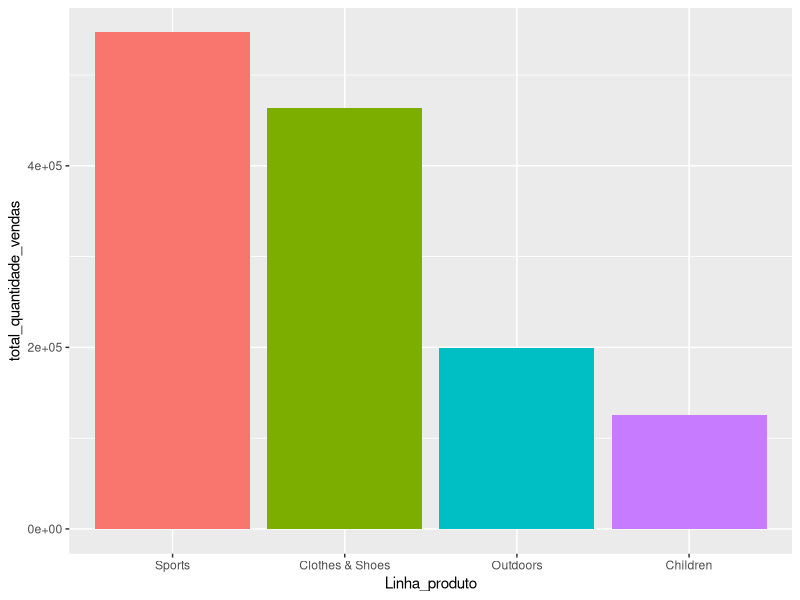
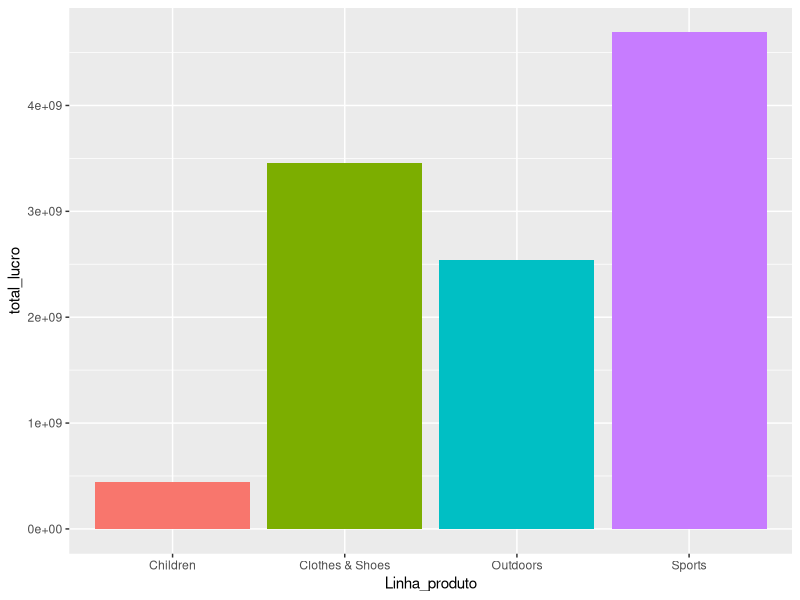
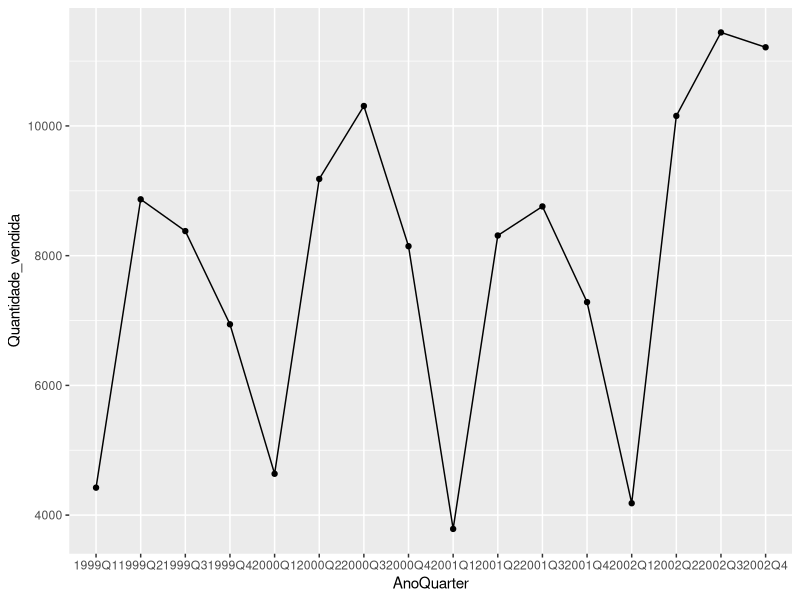
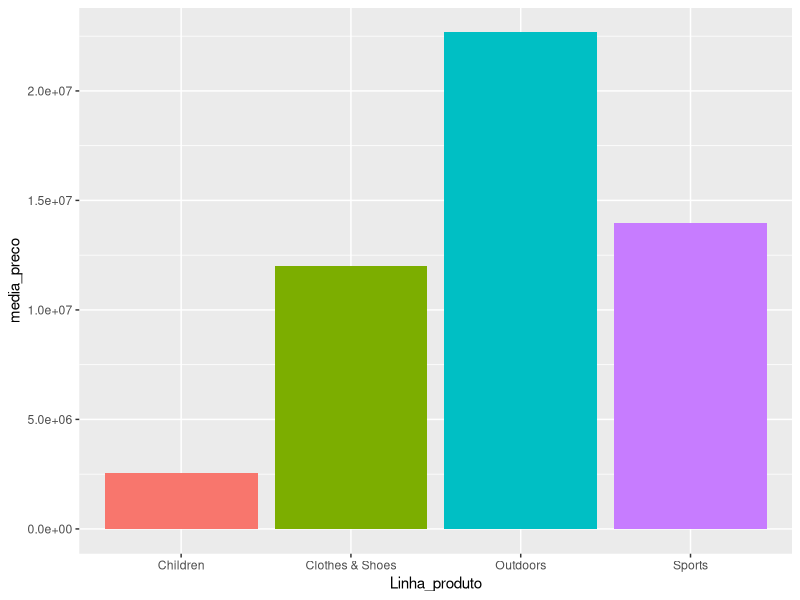
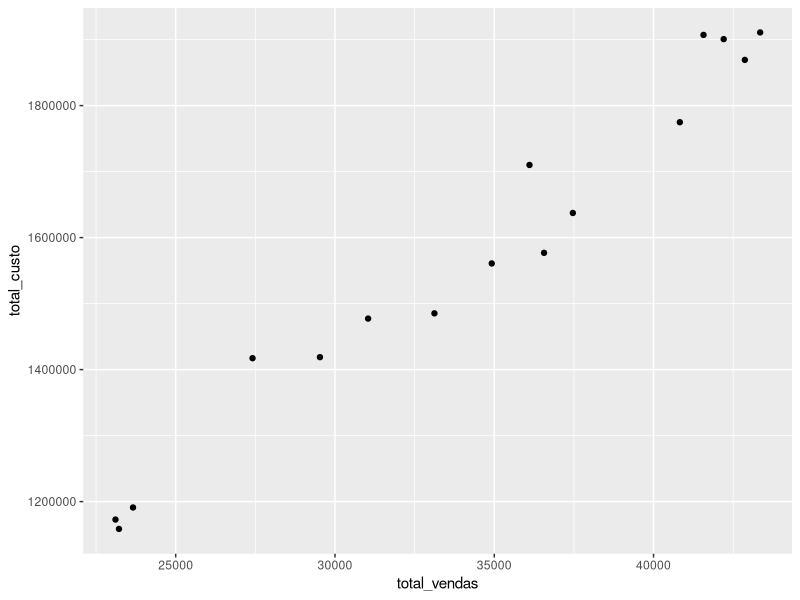

Generate these figures, in order, with R:
# Introducao ao R

# Legendas:
#  Explicacao Conteudo
## Dicas
### Pratica
#### Contexto Negocio

# Nese bloco vamos praticar tudo sssque vimos em um problema de negocio!

#### Contexto Negocio
#### Voce recebeu 3 bases diferentes:
#### total_dinheiro_vendido.txt, custo_dinheiro.txt e quantidade_vendida.xlsx 

#### Dicionario de dados total_dinheiro_vendido.txt:
#### Variavel  - Descricao
#### AnoQuarter - AnoQuarter da coleta da informacao
#### Linha_produto - Linha do Produto
#### Categoria_produto - Categoria do Produto 
#### Total_dinheiro_vendido - Valor total do que foi vendido 
  
#### Dicionario de dados custo_dinheiro.txt:
#### Variavel - Descricao
#### AnoQuarter - AnoQuarter da coleta da informacao
#### Linha_produto - Linha do Produto
#### Categoria_produto - Categoria do Produto
#### Custo_dinheiro - Custo total do que foi vendido

#### Dicionario de dados quantidade_vendida.xlsx:
#### Variável - Descricao
#### AnoQuarter - AnoQuarter da coleta da informacao
#### Linha_produto - Linha do Produto 
#### Quantidade_vendida - Quantidade vendida por Linha/AnoQuarter

#### Uma serie de perguntas aguardam respostas:
#### 1. Qual eh a linha mais importante com relacao ao numero de produtos vendidos?
#### 2. Qual eh a linha mais importante com relacao ao valor do Lucro?
#### 3. Qual o AnoQuarter em que o numero de unidades vendidas foi mais baixo, para a linha Children?
#### 4. Qual a media de preco de cada linha?
#### 5. A categoria Sports eh sensivel a preco? Ou seja, quando aumenta o preco a quantidade vendida cai?
#### 6. Qual a linha que teve maior variacao de preco durante os meses estudados?   
  
  
# Bora trabalhar?
# Lembre sempre de documentar seu passo a passo para nao se perder
# e tambem porque agora voce e Deus sabem o que esta fazendo
# ja amanha, soh Deus sabera e olhe la!

# Como ja lemos todas as perguntas, sabemos que teremos que criar variaveis novas
# como preco, lucro e que parar criar essas variaveis vamos ter que relacionar todas
# as variaveis, sendo assim, vamos comecar importando os dados, cruzando eles e 
# criando as novas variaveis. Tambem eh importante ressaltar que cada tabela origem
# esta em uma dimensao de dados diferente, ou seja, precisa fazer algumas sumarizacoes

# DIY (do it yourself) - bom trabalho!:
# Importação das bibliotecas de manipulação e visualização de dados
library(readr)
library(readxl)
library(haven)
library(tidyverse)

# Importação dos datasets
total_dinheiro_vendido <- read_delim(
  "dados/total_dinheiro_vendido.txt", 
  delim = "|",
  escape_double = FALSE,
  trim_ws = TRUE
)

custo_dinheiro <- read_delim(
  "dados/custo_dinheiro.txt",
  delim = " ",
  quote = "\"",
  escape_double = FALSE,
  trim_ws = TRUE
)

quantidade_vendida <- read_excel("dados/quantidade_vendida.xlsx")

# ============================================================================== #
# Questão 1. Qual eh a linha mais importante com relacao ao numero de produtos vendidos?
# ============================================================================== #

# Para obter o nome das colunas de forma mais fácil
names(quantidade_vendida)

# criando um novo dataset com base no dataset quantidade_vendida,
# realizando um agrupamento por linha de produto e
# obtendo o total de números vendidos por linha de produto
vendas_por_linha <- quantidade_vendida %>%
  group_by(Linha_produto) %>%
  summarise(total_quantidade_vendas = sum(Quantidade_vendida))

# Query para exibir o total de linhas de produtos vendidas 
# ordenadas do maior para o menor 
vendas_por_linha %>%
  arrange(desc(total_quantidade_vendas))
# Linha_produto   total_quantidade_vendas
# <chr>                             <dbl>
#   1 Sports                           546959
# 2 Clothes & Shoes                  463399
# 3 Outdoors                         199779
# 4 Children                         126021

# Gráfico de barras exibindo o total de linhas de produtos vendidas 
# ordenadas do maior para o menor
vendas_por_linha %>%
  mutate(
    Linha_produto = reorder(
      Linha_produto, -total_quantidade_vendas)
  ) %>%
  ggplot() +
  geom_col(aes(
      x=Linha_produto, 
      y=total_quantidade_vendas,
      fill=Linha_produto
    ),
  show.legend = FALSE
)

# Resposta: A linha de produtos mais relevante em termos de volume de vendas 
# foi a linha de Sports, com 546.959 unidades vendidas.

# ============================================================================== #
# Questão 2. Qual eh a linha mais importante com relacao ao valor do Lucro?
# ============================================================================== #

names(total_dinheiro_vendido)

# criando dataset agrupado por linha_produto e com o total de lucro pro linha de produto
linha_mais_importante <- total_dinheiro_vendido %>%
  group_by(Linha_produto) %>%
  summarise(total_lucro = sum(Total_dinheiro_vendido))

# Query ordenando do maior para o menor lucro de linha de produto 
linha_mais_importante %>%
  arrange(desc(total_lucro))
# Linha_produto   total_lucro
# <chr>                 <dbl>
#   1 Sports           4689773981
# 2 Clothes & Shoes  3458419577
# 3 Outdoors         2539107545
# 4 Children          447369288

# Gráfico de barras exibindo o lucro das linhas de produtos  
linha_mais_importante %>%
  ggplot() +
  geom_col(aes(
      x=Linha_produto,
      y=total_lucro,
      fill=Linha_produto
    ),
    show.legend = FALSE
  )

# Resposta: A linha de produto mais importante em relação ao valor do lucro
# é a linha de produto de Sports com um total de $ 4689773981.

# ============================================================================== #
# Questão 3. Qual o AnoQuarter em que o numero de unidades vendidas foi mais baixo, para a linha Children?
# ============================================================================== #
names(quantidade_vendida)

# Criando dataset numero_de_vendas_by_children
# com as quantidades de vendas da linha de produto Children
numero_de_vendas_by_children <- quantidade_vendida %>%
  filter(Linha_produto == "Children")

# Query de numero_de_vendas_by_children
# ordernando por Quantidade_vendida
# e selecionando o primeiro registro.
numero_de_vendas_by_children %>%
  arrange(Quantidade_vendida) %>%
  slice(1)
# AnoQuarter Linha_produto Quantidade_vendida
# <chr>      <chr>                      <dbl>
#   1 2001Q1     Children                    3787

# Gráfico de linha exibindo o número de vendas por AnoQuarter
numero_de_vendas_by_children %>%
  ggplot(aes(
    x=AnoQuarter,
    y=Quantidade_vendida,
    group = Linha_produto,
  )) +
  geom_line() +
  geom_point()

# Resposta: O AnoQuarter com menor vendas da linha Children foi 2001Q1.


# ============================================================================== #
# Questão 4. Qual a media de preco de cada linha?
# ============================================================================== #

names(total_dinheiro_vendido)

# Query de total_dinheir_vendido
# agrupando por linha_produto
# e obtendo a média de cada linha
media_precos_by_linha <- total_dinheiro_vendido %>%
  group_by(Linha_produto) %>%
  summarise(media_preco = mean(Total_dinheiro_vendido))

# Gráfico de barras exibindo as médias das linhas de produtos 
media_precos_by_linha %>%
  ggplot() +
  geom_col(aes(
    x=Linha_produto,
    y=media_preco,
    fill=Linha_produto
  ), show.legend = FALSE)


media_precos_by_linha
# Resposta: a média de preço de cada linha de produto é a seguinte:
# Linha_produto   media_preco
# <chr>                 <dbl>
#   1 Children           2541871.
# 2 Clothes & Shoes   12008401.
# 3 Outdoors          22670603.
# 4 Sports            13957661.


# ============================================================================== #
# Questão 5. A categoria Sports eh sensivel a preco? Ou seja, quando aumenta o preco a quantidade vendida cai?
# ============================================================================== #

names(custo_dinheiro)
names(quantidade_vendida)

# Query no dataset de custos filtrando Linha_produto por Sports
# agrupando por AnoQuarter
# calculando o custo total por AnoQuarter
custo_dinheiro_by_sports_groupby_anoquarter <- custo_dinheiro %>%
  filter(Linha_produto == "Sports") %>%
  group_by(AnoQuarter) %>%
  summarise(total_custo = sum(Custo_dinheiro))

# Query no dataset de vendas filtrando Linha_produto por Sports
# agrupando por AnoQuarter
# calculando a quantidade total de vendas por AnoQuarter.
quantidade_dinheiro_by_sports_groupby_anoquarter <- quantidade_vendida %>%
  filter(Linha_produto == "Sports") %>%
  group_by(AnoQuarter) %>%
  summarise(total_vendas = sum(Quantidade_vendida))
  
quantidade_dinheiro_by_sports_groupby_anoquarter
custo_dinheiro_by_sports_groupby_anoquarter

# dataframe com a junção das duas queries acima
vendas_custos <- quantidade_dinheiro_by_sports_groupby_anoquarter %>%
  inner_join(custo_dinheiro_by_sports_groupby_anoquarter, by = join_by("AnoQuarter" == "AnoQuarter"))
  
# Gráfico de Dispersão para verificar a relação entre as variáveis total_vendas e total_custos. 
# Podemos perceber que há uma vontade grande de traçar uma reta crescente entre os pontos, 
# isto significa que há uma possível correlação positiva entre as duas variáveis
vendas_custos %>%
  ggplot(aes(
    x=total_vendas,
    y=total_custo,
    fill = 
  )) +
  geom_point() 
  # geom_smooth(method = "lm", se = FALSE)

# Cálculo de correlação utilizando o método de Pearson por padrão
cor(
  vendas_custos$total_vendas,
  vendas_custos$total_custo
)
# [1] 0.9829935

# Resposta: Quanto maior o preço maior a quantidade de vendas,
# existe uma correlação positiva de 0.9829935.


# ============================================================================== #
# Questão 6. Qual a linha que teve maior variacao de preco durante os meses estudados?
# ============================================================================== #

names(custo_dinheiro)

# query de custo_dinheiro
# agrupado por Linha_produto
# calculando o desvio padrão de Custo_dinheiro por Linha_produto
# ordernando pelo maior para o menor desvio padrao do custo_dinheiro.
custo_dinheiro %>%
  group_by(Linha_produto) %>%
  summarise(custo_sd = sd(Custo_dinheiro)) %>%
  arrange(desc(custo_sd))

# Linha_produto   custo_sd
# <chr>              <dbl>
#   1 Outdoors          98904.
# 2 Sports            91350.
# 3 Clothes & Shoes   76991.
# 4 Children          13890.

# Resposta: A linha de produto que teve maior variação de preço/custo foi a linha Outdoors com desvio padrão de 98904.
